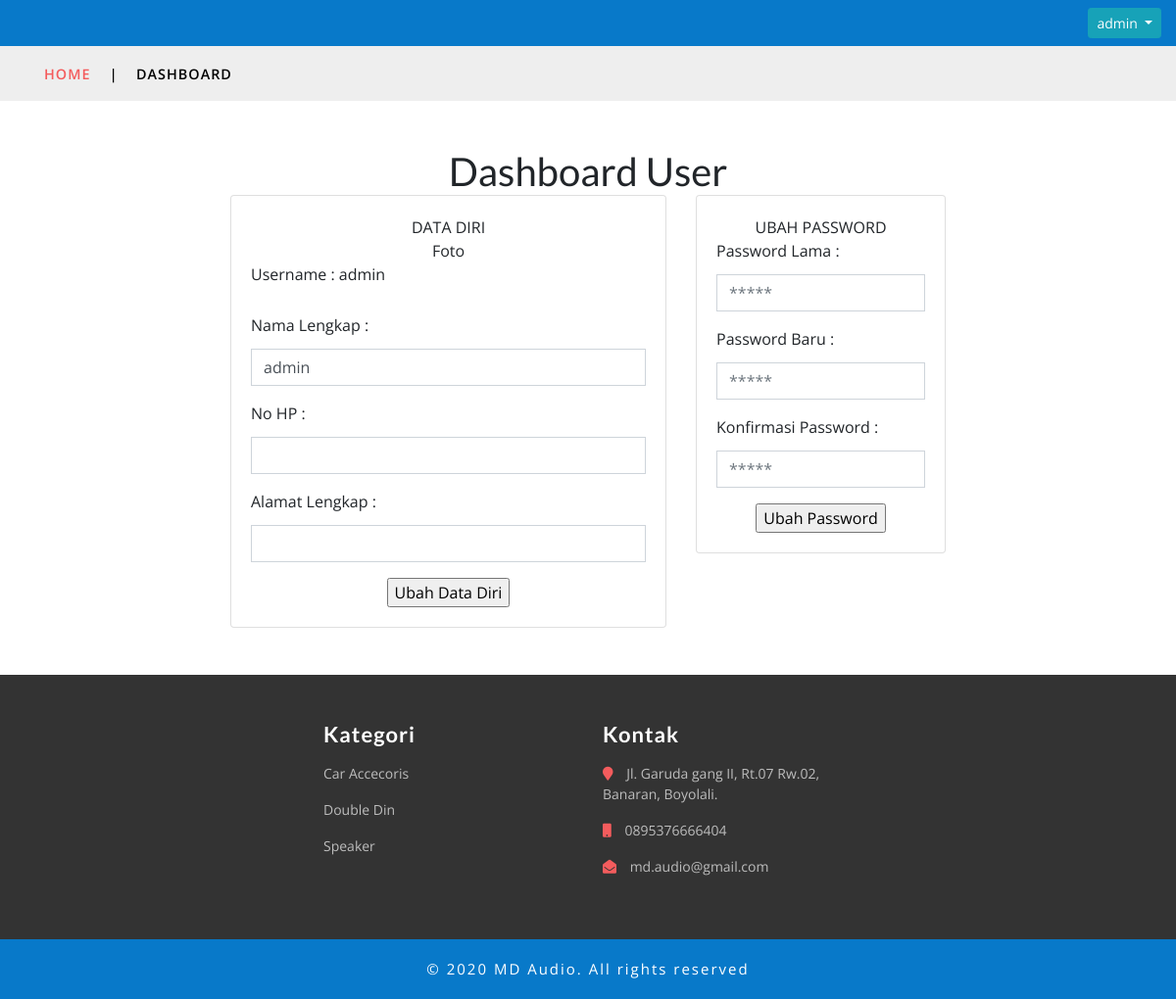
Screenshot of /user.php?p=dashboard&username=admin (signed in) with the database file from the repository.
### tables this page shows
CREATE TABLE `users` (
  `id` int(11) NOT NULL,
  `email` varchar(255) DEFAULT NULL,
  `nama` varchar(255) NOT NULL,
  `username` varchar(255) NOT NULL,
  `no_hp` varchar(255) DEFAULT NULL,
  `alamat` text DEFAULT NULL,
  `password` varchar(255) NOT NULL,
  `level` varchar(25) DEFAULT 'user'
);

CREATE TABLE `kategori` (
  `id_kategori` int(10) NOT NULL,
  `nama_kategori` varchar(255) NOT NULL,
  `slug` varchar(255) NOT NULL
);

### user/dashboard/index.php (the view, shortened to what this page needs)
<?php
  include "./config/koneksi.php";
  $username = $_GET['username'];
  $sql = "SELECT * FROM  users WHERE username='$username'";
  $QUser = mysqli_query($koneksi, $sql) or die("select data menu error :".mysql_error());
  $user = $QUser->fetch_assoc();
?>
<div class="container">
  <h1 class="text-center">Dashboard User</h1>
  <div class="row">
    <div class="col-2">
    </div>
    <div class="col-5">
      <div class="card">
        <div class="card-body">
          <form method="post" action="./user/dashboard/update.php">
            <center><label>DATA DIRI</label></center>
            <center><label>Foto</label></center>
            <div class="form-group">
              <label class="card-title">Username : <?=$user['username'];?></label>
            </div>
            <div class="form-group">
              <label class="card-title">Nama Lengkap : </label>
              <input type="text" name="nama" class="form-control" value="<?=$user['nama'];?>">
            </div>
            <div class="form-group">
              <label class="card-title">No HP : </label>
              <input type="text" name="no_hp" class="form-control" value="<?=$user['no_hp'];?>">
            </div>
            <div class="form-group">
              <label class="card-title">Alamat Lengkap : </label>
              <input type="text" name="alamat" class="form-control" value="<?=$user['alamat'];?>">
            </div>
            <center><input type="submit" name="edatadiri" value="Ubah Data Diri"></center>
          </form>
        </div>
      </div>
    </div>
    <div class="col-3">
      <div class="card">
        <div class="card-body">
          <form method="post" action="./user/dashboard/update_password.php">
            <center><label>UBAH PASSWORD</label></center>
            <div class="form-group">
              <label class="card-title">Password Lama : </label>
              <input type="password" name="password_lama" class="form-control" placeholder="*****">
            </div>
            <div class="form-group">
              <label class="card-title">Password Baru : </label>
              <input type="password" name="password_baru" class="form-control" placeholder="*****">
            </div>
            <div class="form-group">
              <label class="card-title">Konfirmasi Password : </label>
              <input type="password" name="konfirmasi_password" class="form-control" placeholder="*****">
            </div>
            <center><input type="submit" name="epass" value="Ubah Password"></center>
          </form>
        </div>
      </div>
    </div>
  </div>
</div>

### layouts/footer.php (shortened to what this page needs)
	<footer>
		<div class="w3l-middlefooter-sec">
			<div class="container py-md-5 py-sm-4 py-3">
				<div class="row footer-info w3-agileits-info">
					<div class="col-md-3 col-sm-6 footer-grids mt-sm-0 mt-4">
					</div>
					<div class="col-md-3 col-sm-6 footer-grids">
						<h3 class="text-white font-weight-bold mb-3">Kategori</h3>
						<ul>
							<?php
						        $sql = "SELECT * FROM  kategori ORDER BY nama_kategori ASC";
						        $QKategori = mysqli_query($koneksi, $sql) or die("select data menu error :".mysql_error());
						        while($kategori = mysqli_fetch_array($QKategori)){
						    ?>
							<li class="mb-3">
								<a href="?filter=<?=$kategori['id_kategori'];?>"><?=$kategori['nama_kategori'];?></a>
							</li>
							<?php } ?>
						</ul>
					</div>
					<div class="col-md-3 col-sm-6 footer-grids mt-md-0 mt-4">
						<h3 class="text-white font-weight-bold mb-3">Kontak</h3>
						<ul>
							<li class="mb-3">
								<i class="fas fa-map-marker"></i> Jl. Garuda gang II, Rt.07 Rw.02, Banaran, Boyolali.</li>
							<li class="mb-3">
								<i class="fas fa-mobile"></i> 0895376666404 </li>
							<li class="mb-3">
								<i class="fas fa-envelope-open"></i>
								<a href="mailto:example@mail.com"> md.audio@gmail.com</a>
							</li>
						</ul>
					</div>
					<div class="col-md-3 col-sm-6 footer-grids w3l-agileits mt-md-0 mt-4">
					</div>
				</div>
			</div>
		</div>
	</footer>
	<div class="copy-right py-3">
		<div class="container">
			<p class="text-center text-white">© 2020 MD Audio. All rights reserved
		</div>
	</div>
	<link rel="stylesheet" href="asset/css/flexslider.css" type="text/css" media="screen" />
</body>
</html>

### asset/css/style.css (style rules this page uses)
html, body { margin: 0; font-size: 100%; background: #fff; font-family: 'Open Sans', sans-serif; }
body a { text-decoration: none; transition: 0.5s all; -webkit-transition: 0.5s all; -moz-transition: 0.5s all; -o-transition: 0.5s all; -ms-transition: 0.5s all; }
a { transition: 0.5s all; -webkit-transition: 0.5s all; -moz-transition: 0.5s all; -o-transition: 0.5s all; -ms-transition: 0.5s all; }
input[type="button"], input[type="submit"] { transition: 0.5s all; -webkit-transition: 0.5s all; -moz-transition: 0.5s all; -o-transition: 0.5s all; -ms-transition: 0.5s all; }
h1, h2, h3, h4, h5, h6 { margin: 0; font-family: 'Lato', sans-serif; }
p { margin: 0; letter-spacing: 1px; font-size: 15px; line-height: 1.9; color: #999; font-family: 'Open Sans', sans-serif; }
ul { margin: 0; padding: 0; }
label { margin: 0; }
.footer-info h3 { font-size: 22px; letter-spacing: 1px; }
.footer-grids ul li { display: block; font-size: 14px; color: #bdbdbd; }
.footer-grids ul li a { color: #bdbdbd; -webkit-transition: .5s all; -moz-transition: .5s all; -o-transition: .5s all; -ms-transition: .5s all; transition: .5s all; }
.footer-grids ul li i { color: #f45c5d; padding-right: 10px; }
.w3l-middlefooter-sec { background: #333; }
.copy-right { background: #0879c9; }
.copy-right p { letter-spacing: 2px; font-size: 15px; }
.form-control { border-radius: 0; }

### rows the page displays
users: username "admin", nama "admin"
kategori: nama_kategori "Car Accecoris"
kategori: nama_kategori "Double Din"
kategori: nama_kategori "Speaker"

### other values shown
$_SESSION['username'] "admin"
